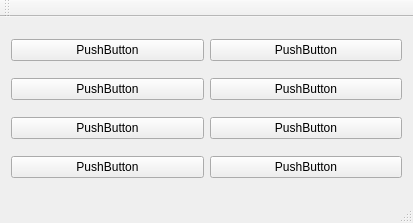
<?xml version="1.0" encoding="UTF-8"?>
<ui version="4.0">
 <class>MainWindow</class>
 <widget class="QMainWindow" name="MainWindow">
  <property name="geometry">
   <rect>
    <x>0</x>
    <y>0</y>
    <width>413</width>
    <height>223</height>
   </rect>
  </property>
  <property name="windowTitle">
   <string>MainWindow</string>
  </property>
  <widget class="QWidget" name="centralWidget">
   <layout class="QGridLayout" name="gridLayout">
    <item row="0" column="1">
     <widget class="QPushButton" name="pushButton">
      <property name="text">
       <string>PushButton</string>
      </property>
     </widget>
    </item>
    <item row="3" column="1">
     <widget class="QPushButton" name="pushButton_2">
      <property name="text">
       <string>PushButton</string>
      </property>
     </widget>
    </item>
    <item row="2" column="1">
     <widget class="QPushButton" name="pushButton_4">
      <property name="text">
       <string>PushButton</string>
      </property>
     </widget>
    </item>
    <item row="1" column="1">
     <widget class="QPushButton" name="pushButton_3">
      <property name="text">
       <string>PushButton</string>
      </property>
     </widget>
    </item>
    <item row="3" column="0">
     <widget class="QPushButton" name="pushButton_5">
      <property name="text">
       <string>PushButton</string>
      </property>
     </widget>
    </item>
    <item row="2" column="0">
     <widget class="QPushButton" name="pushButton_6">
      <property name="text">
       <string>PushButton</string>
      </property>
     </widget>
    </item>
    <item row="1" column="0">
     <widget class="QPushButton" name="pushButton_7">
      <property name="text">
       <string>PushButton</string>
      </property>
     </widget>
    </item>
    <item row="0" column="0">
     <widget class="QPushButton" name="pushButton_8">
      <property name="sizePolicy">
       <sizepolicy hsizetype="Preferred" vsizetype="Preferred">
        <horstretch>0</horstretch>
        <verstretch>0</verstretch>
       </sizepolicy>
      </property>
      <property name="text">
       <string>PushButton</string>
      </property>
     </widget>
    </item>
   </layout>
  </widget>
  <widget class="QMenuBar" name="menuBar">
   <property name="geometry">
    <rect>
     <x>0</x>
     <y>0</y>
     <width>413</width>
     <height>26</height>
    </rect>
   </property>
  </widget>
  <widget class="QToolBar" name="mainToolBar">
   <attribute name="toolBarArea">
    <enum>TopToolBarArea</enum>
   </attribute>
   <attribute name="toolBarBreak">
    <bool>false</bool>
   </attribute>
  </widget>
  <widget class="QStatusBar" name="statusBar"/>
 </widget>
 <layoutdefault spacing="6" margin="11"/>
 <resources/>
 <connections/>
</ui>
